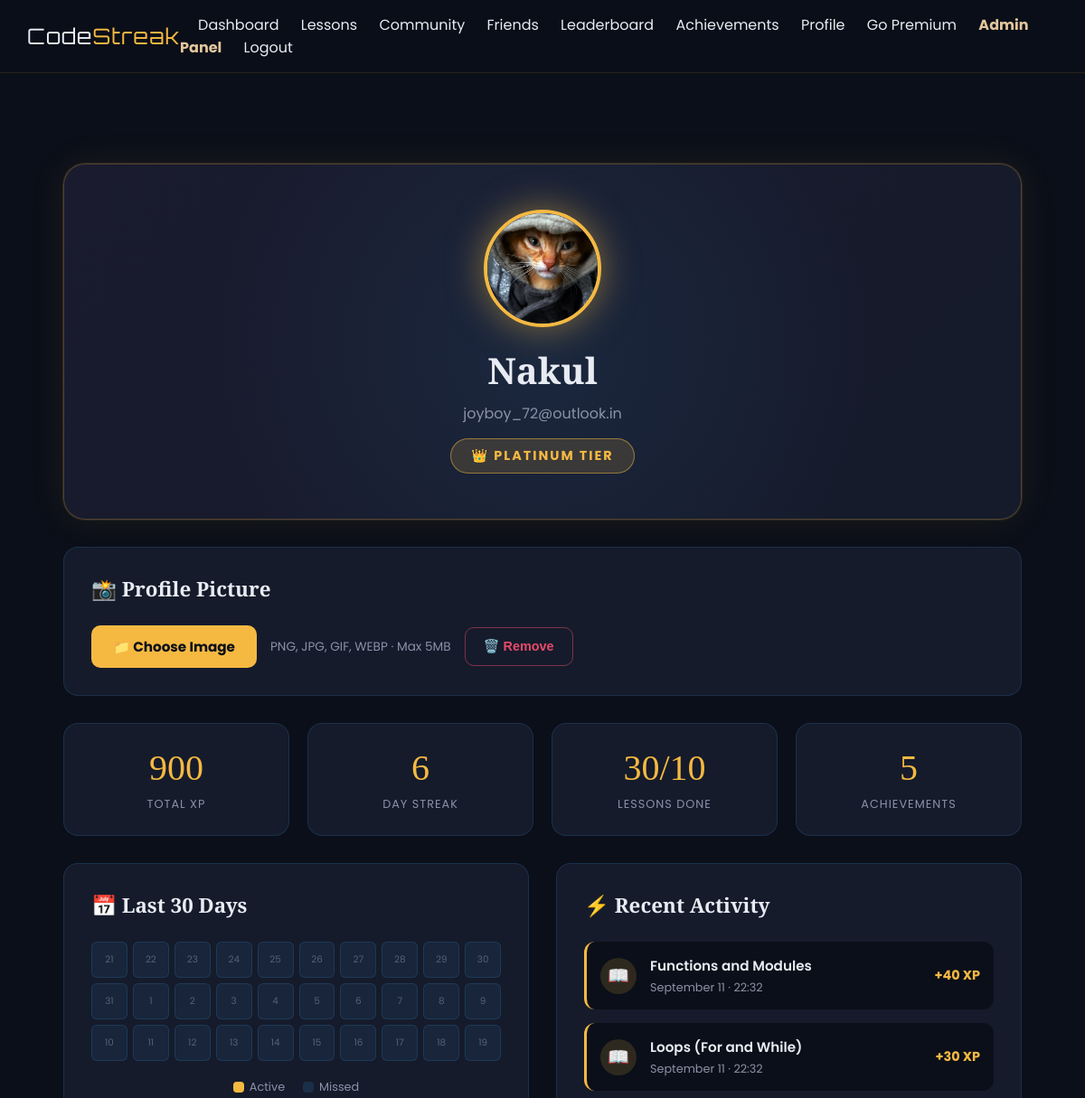
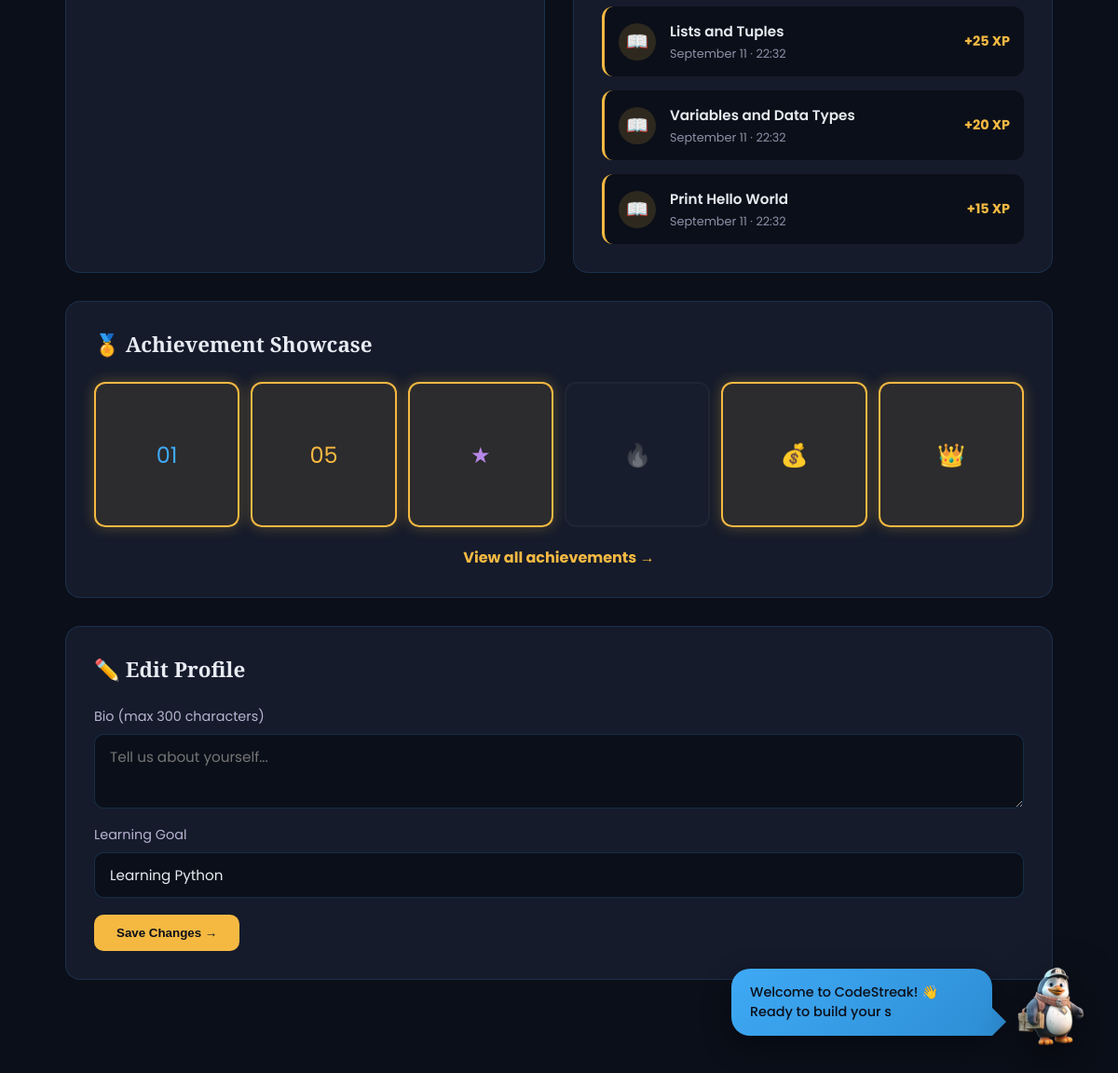
Screenshot of /profile (signed in) with the database file from the repository (2 pictures, top to bottom).
### tables this page shows
CREATE TABLE users (
    id INTEGER PRIMARY KEY AUTOINCREMENT,
    username TEXT UNIQUE NOT NULL,
    email TEXT UNIQUE NOT NULL,
    password_hash TEXT NOT NULL,
    security_question TEXT,
    security_answer TEXT,
    streak INTEGER DEFAULT 0,
    streak_charge INTEGER DEFAULT 1,
    total_points INTEGER DEFAULT 0,
    weekly_points INTEGER DEFAULT 0,
    rank TEXT DEFAULT 'Bronze',
    premium INTEGER DEFAULT 0,
    achievements TEXT DEFAULT '[]',
    profile_picture TEXT,
    bio TEXT DEFAULT '',
    learning_goal TEXT DEFAULT 'Learning Python',
    avatar_emoji TEXT DEFAULT '🐉',
    created_at TIMESTAMP DEFAULT CURRENT_TIMESTAMP
, is_active BOOLEAN DEFAULT 1, is_admin BOOLEAN DEFAULT 0);

CREATE TABLE progress (
    id INTEGER PRIMARY KEY AUTOINCREMENT,
    user_id INTEGER,
    lesson_id INTEGER,
    status TEXT DEFAULT 'in_progress',
    completed_at TIMESTAMP DEFAULT CURRENT_TIMESTAMP,
    score INTEGER DEFAULT 0
);

CREATE TABLE lessons (
    id INTEGER PRIMARY KEY AUTOINCREMENT,
    title TEXT NOT NULL,
    level TEXT NOT NULL,
    points INTEGER NOT NULL,
    difficulty TEXT NOT NULL,
    content TEXT,
    explanation TEXT,
    question TEXT,
    option_a TEXT,
    option_b TEXT,
    option_c TEXT,
    correct_option TEXT,
    next_lesson_id INTEGER,
    order_index INTEGER
);

### app.py (the view)
@app.route('/profile')
def profile():
    if 'user_id' not in session:
        return redirect(url_for('login'))
    update_user_rank(session['user_id'])
    check_achievements(session['user_id'])
    conn = get_db()
    cur = conn.cursor()
    cur.execute("SELECT * FROM users WHERE id = ?", (session['user_id'],))
    user = cur.fetchone()
    cur.execute("""
        SELECT COUNT(*) as count
        FROM progress
        WHERE user_id = ? AND status = 'completed'
    """, (session['user_id'],))
    completed_lessons = cur.fetchone()['count']
    cur.execute("SELECT COUNT(*) as count FROM lessons")
    total_lessons = cur.fetchone()['count']
    cur.execute("""
        SELECT p.completed_at, l.title, p.score
        FROM progress p
        JOIN lessons l ON p.lesson_id = l.id
        WHERE p.user_id = ? AND p.status = 'completed'
        ORDER BY p.completed_at DESC
        LIMIT 5
    """, (session['user_id'],))
    recent_activity = cur.fetchall()
    cur.execute("""
        SELECT DATE(completed_at) as day
        FROM progress
        WHERE user_id = ? AND status = 'completed'
        AND completed_at >= datetime('now', '-30 days')
        GROUP BY DATE(completed_at)
    """, (session['user_id'],))
    active_days = [str(row['day'])[:10] for row in cur.fetchall()]
    from datetime import date, timedelta
    today = date.today()
    calendar_days = []
    for i in range(29, -1, -1):
        d = today - timedelta(days=i)
        calendar_days.append({
            'date': d.strftime('%Y-%m-%d'),
            'day_num': d.day,
            'active': d.strftime('%Y-%m-%d') in active_days,
        })
    cur.close()
    conn.close()
    try:
        unlocked = json.loads(user['achievements'] or '[]')
    except:
        unlocked = []
    all_achievements = [
        {'id': 'first_signal', 'title': 'First Signal', 'icon': '01', 'tone': '#3FA9F5'},
        {'id': 'five_crowns', 'title': 'Five Crowns', 'icon': '05', 'tone': '#F5B942'},
        {'id': 'royal_scholar', 'title': 'Royal Scholar', 'icon': '★', 'tone': '#B888E8'},
        {'id': 'seven_fires', 'title': 'Seven Fires', 'icon': '🔥', 'tone': '#F5893D'},
        {'id': 'treasury', 'title': 'Treasury', 'icon': '💰', 'tone': '#F5B942'},
        {'id': 'gold_tier', 'title': 'Gold Tier', 'icon': '👑', 'tone': '#F5B942'},
    ]
    for ach in all_achievements:
        ach['unlocked'] = ach['id'] in unlocked
    return render_template(
        'profile.html',
        user=user,
        completed_lessons=completed_lessons,
        total_lessons=total_lessons,
        unlocked_count=len(unlocked),
        recent_activity=recent_activity,
        calendar_days=calendar_days,
        achievements=all_achievements,
    )

### app.py (called while the page is built)
def get_db():
    conn = sqlite3.connect('codestreak.db', detect_types=sqlite3.PARSE_DECLTYPES)
    conn.row_factory = sqlite3.Row
    return conn

def update_user_rank(user_id):
    conn = get_db()
    cur = conn.cursor()
    cur.execute("SELECT total_points FROM users WHERE id = ?", (user_id,))
    user = cur.fetchone()
    if not user:
        cur.close()
        conn.close()
        return None
    xp = user['total_points']
    if xp >= 450:
        new_rank = 'Platinum'
    elif xp >= 300:
        new_rank = 'Gold'
    elif xp >= 100:
        new_rank = 'Silver'
    else:
        new_rank = 'Bronze'
    cur.execute("UPDATE users SET `rank` = ? WHERE id = ?", (new_rank, user_id))
    conn.commit()
    cur.close()
    conn.close()
    return new_rank

### templates/profile.html (shortened to what this page needs)
{% extends 'base.html' %}
{% block content %}
<div class="profile-container">
    <div class="profile-hero">
        {% if user['profile_picture'] %}
            <img src="{{ url_for('static', filename='uploads/' + user['profile_picture']) }}"
                 alt="{{ user['username'] }}'s avatar"
                 class="profile-avatar-img">
        {% else %}
            <div class="profile-avatar">{{ user['username'][0]|upper }}</div>
        {% endif %}
        <h1 class="profile-username">{{ user['username'] }}</h1>
        <p class="profile-email">{{ user['email'] }}</p>
        <div class="profile-rank-badge">
            {% if user['rank'] == 'Bronze' %}🥉
            {% elif user['rank'] == 'Silver' %}🥈
            {% elif user['rank'] == 'Gold' %}🏆
            {% elif user['rank'] == 'Platinum' %}👑
            {% endif %}
            {{ user['rank'] }} Tier
        </div>
    </div>
    <div class="profile-card" style="margin-bottom: 30px;">
        <h2>📸 Profile Picture</h2>
        <div style="display: flex; gap: 15px; align-items: center; flex-wrap: wrap;">
            <form method="POST" action="{{ url_for('upload_profile_picture') }}"
                  enctype="multipart/form-data"
                  style="display: flex; gap: 15px; align-items: center; flex-wrap: wrap;">
                <label for="fileInput" class="upload-btn">📁 Choose Image</label>
                <span style="color: #8B92A8; font-size: 0.85rem;">PNG, JPG, GIF, WEBP · Max 5MB</span>
            </form>
            {% if user['profile_picture'] %}
                <form method="POST" action="{{ url_for('remove_profile_picture') }}" style="display: inline;">
                    <button type="submit" class="remove-btn">🗑️ Remove</button>
                </form>
            {% endif %}
        </div>
    </div>
    <div class="profile-stats">
        <div class="profile-stat">
            <div class="profile-stat-value">{{ user['total_points'] }}</div>
            <div class="profile-stat-label">Total XP</div>
        </div>
        <div class="profile-stat">
            <div class="profile-stat-value">{{ user['streak'] }}</div>
            <div class="profile-stat-label">Day Streak</div>
        </div>
        <div class="profile-stat">
            <div class="profile-stat-value">{{ completed_lessons }}/{{ total_lessons }}</div>
            <div class="profile-stat-label">Lessons Done</div>
        </div>
        <div class="profile-stat">
            <div class="profile-stat-value">{{ unlocked_count }}</div>
            <div class="profile-stat-label">Achievements</div>
        </div>
    </div>
    <div class="profile-columns">
        <div class="profile-card">
            <h2>📅 Last 30 Days</h2>
            <div class="calendar-grid">
                {% for day in calendar_days %}
                    <div class="calendar-day {% if day.active %}active{% endif %}" title="{{ day.date }}">
                        {{ day.day_num }}
                    </div>
                {% endfor %}
            </div>
            <div class="calendar-legend">
                <span><div class="legend-dot active"></div> Active</span>
                <span><div class="legend-dot inactive"></div> Missed</span>
            </div>
        </div>
        <div class="profile-card">
            <h2>⚡ Recent Activity</h2>
            {% if recent_activity %}
                <div class="activity-list">
                    {% for activity in recent_activity %}
                    <div class="activity-item">
                        <div class="activity-icon">📖</div>
                        <div class="activity-content">
                            <div class="activity-title">{{ activity.title }}</div>
                            <div class="activity-time">
                                {{ activity.completed_at.strftime('%B %d · %H:%M') if activity.completed_at else 'Just now' }}
                            </div>
                        </div>
                        <div class="activity-xp">+{{ activity.score }} XP</div>
                    </div>
                    {% endfor %}
                </div>
            {% else %}
                <div class="empty-activity">
                    No activity yet.<br>Complete a lesson to start your journey!
                </div>
            {% endif %}
        </div>
    </div>
    <div class="profile-card" style="margin-bottom: 30px;">
        <h2>🏅 Achievement Showcase</h2>
        <div class="achievement-preview">
            {% for ach in achievements %}
                <div class="achievement-mini {% if ach.unlocked %}unlocked{% else %}locked{% endif %}"
                     style="color: {{ ach.tone }};"
                     title="{{ ach.title }}{% if not ach.unlocked %} (Locked){% endif %}">
                    {{ ach.icon }}
                </div>
            {% endfor %}
        </div>
        <div style="text-align: center; margin-top: 20px;">
            <a href="{{ url_for('achievements') }}" style="color: var(--amber-gold); font-weight: 700; text-decoration: none;">
                View all achievements →
            </a>
        </div>
    </div>
    <div class="profile-card">
        <h2>✏️ Edit Profile</h2>
        <form method="POST" action="{{ url_for('update_bio') }}" class="edit-form">
            <label for="bio">Bio (max 300 characters)</label>
            <textarea id="bio" name="bio" placeholder="Tell us about yourself..." maxlength="300">{{ user['bio'] or '' }}</textarea>
            <label for="learning_goal">Learning Goal</label>
            <input type="text" id="learning_goal" name="learning_goal"
                   placeholder="e.g., Master Python in 30 days"
                   maxlength="100"
                   value="{{ user['learning_goal'] or '' }}">
            <button type="submit" class="save-bio-btn">Save Changes →</button>
        </form>
    </div>
</div>
{% endblock %}

### templates/base.html (style rules this page uses)
:root { --near-black: #0B0F19; --azure-blue: #3FA9F5; --amber-gold: #F5B942; --emerald: #2ED9A5; --off-white: #E8EBF2; --surface: #151B2B; --surface-2: #1E2538; --champion-blue: #0B0F19; --lavender-tonic: #3FA9F5; --exotic-orange: #F5B942; --dirty-white: #E8EBF2; --ink: #0B0F19; --paper: #E8EBF2; --yellow: #F5B942; --red: #3FA9F5; --beige: #3FA9F5; --dark: #0B0F19; font-family: 'Poppins', sans-serif; color: var(--off-white); background: var(--near-black); }
* { box-sizing: border-box; margin: 0; padding: 0; }
html { min-height: 100%; background: var(--near-black); scroll-behavior: smooth; }
body { margin: 0; min-height: 100%; background: var(--near-black); overflow-x: hidden; font-family: 'Poppins', sans-serif; color: var(--off-white); }

### rows the page displays
users: profile_picture (picture), username "Nakul", email "joyboy_72@outlook.in", rank "PLATINUM", total_points "900", streak "6", learning_goal "Learning Python"
progress: title "Functions and Modules", completed_at "September 11 · 22:32", score "40"
progress: title "Loops (For and While)", completed_at "September 11 · 22:32", score "30"
progress: title "Lists and Tuples", completed_at "September 11 · 22:32", score "25"
progress: title "Variables and Data Types", completed_at "September 11 · 22:32", score "20"
progress: title "Print Hello World", completed_at "September 11 · 22:32", score "15"

### other values shown
{{ completed_lessons }} "30"
{{ total_lessons }} "10"
{{ unlocked_count }} "5"
{{ day.day_num }} "21" "22" "23" "24" "25" "26" "27" "28" "29" "30" "31" "1" "2" "3" "4" "5" "6" "7" "8" "9" "10" "11" "12" "13" "14" "15" "16" "17" "18" "19"
{{ ach.icon }} "01" "05" "★" "🔥" "💰" "👑"
